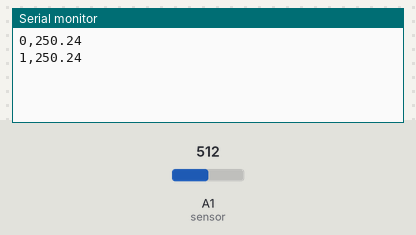
This sketch was run on a simulated Arduino Uno, built with avr-gcc and run on an emulated ATmega328P. Parts: the last lines printed to the serial monitor. The test bench sets the inputs (shaded band); at power-on: A1 (sensor) = 512.

Above: at 1.8 s.
1.9 s: A1 (sensor) set to 716
At 2.5 s:
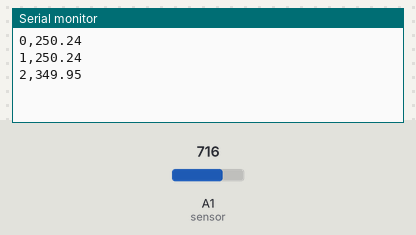
3.4 s: A1 (sensor) set to 900
At 4.8 s:
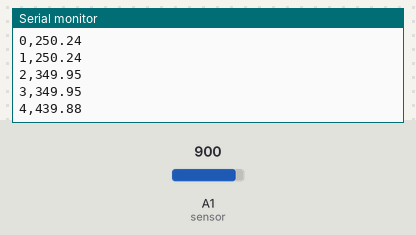
Timing chart, 0 to 6.4 s (numbered marks = the images above; inputs shaded):
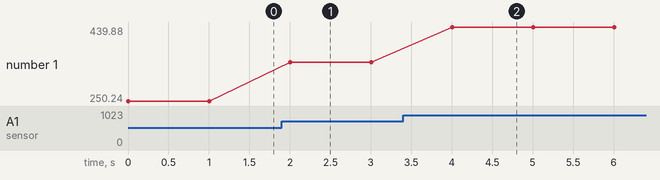

The sketch:

IOT_11_Graph.ino
```cpp
const int sensor = A1; // Assigning analog pin A1 to variable 'sensor'
float tempc;           // variable to store temperature in degree Celsius
float tempf;           // variable to store temperature in Fahrenheit
float vout;            // temporary variable to hold sensor reading
int time = 0;          // variable to keep track of time

void setup()
{
  pinMode(sensor, INPUT); // Configuring pin A1 as input
  Serial.begin(9600);
}

void loop()
{
  vout = analogRead(sensor);
  vout = (vout * 500) / 1023;
  tempc = vout;               // Storing value in Degree Celsius
  tempf = (vout * 1.8) + 32;  // Converting to Fahrenheit

  Serial.print(time);  // Print current time
  Serial.print(",");   // Print comma as delimiter
  Serial.println(tempc); // Send temperature in Celsius to Tinkercad

  time++;  // Increment time

  delay(1000); // Delay of 1 second for ease of viewing
}
```

Measured:
- after the input at 1.9 s, the serial monitor: prints a new line after 0.10 s (image 1)
- after the input at 3.4 s, the serial monitor: prints a new line after 0.60 s (image 2)
- plotted number 1: 250.24 → 349.95 after the input at 1.9 s, 349.95 → 439.88 after the input at 3.4 s
